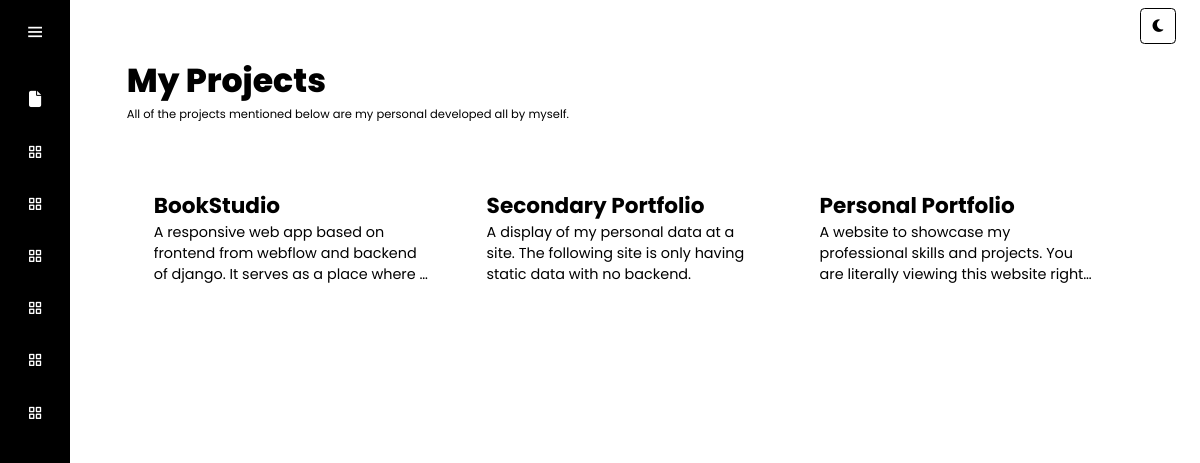
/projects/?q=1, run on the app's committed database.
### main/models.py (models this page shows, shortened)
class Tags(models.Model):
    id = models.AutoField(primary_key=True)
    name = models.CharField(max_length=200)
    img = models.CharField(max_length=200)

class Projects(models.Model):
    id = models.AutoField(primary_key=True)
    name = models.CharField(max_length=200)
    description = models.TextField()
    tools = models.TextField()
    tags = models.ManyToManyField(Tags,null=True,related_name='tags')
    image_path = models.ImageField(upload_to='files/images')
    report_path = models.FileField(upload_to='files/report',blank=True)
    priority = models.IntegerField(default=0)
    live_link = models.URLField(null=True,blank=True)
    git_link = models.URLField(null=True,blank=True)
    target = models.TextField(null=True,blank=True,default='web')

### main/views.py (the view)
# urls.py: path('projects/',views.Portfolio,name='projects'),
def Portfolio(request):
    tags = Tags.objects.all()
    if request.GET.get('q')==None:
        projects = Projects.objects.order_by('-priority')
    else:
        q=request.GET.get('q')
        projects = Projects.objects.filter(
            tags=q
        )
    context = {'projects':projects,'tags':tags}
    return render(request,'portfolio.html',context)

### main/templates/portfolio.html (shortened to what this page needs)
<!DOCTYPE html>
{% load static %}
<html lang="en" dir="ltr">
  <head>
    <link rel="stylesheet" href="{% static 'styles/second.css' %}">
    <link rel="stylesheet" href="https://cdnjs.cloudflare.com/ajax/libs/font-awesome/6.3.0/css/all.min.css">
    <link href='https://unpkg.com/boxicons@2.0.7/css/boxicons.min.css' rel='stylesheet'>
   </head>
<body onload=zoom()>
  <div class="sidebar">
    <div class="logo-details">
        <i class='bx bx-menu' id="btn" ></i>
    </div>
    <ul class="nav-list">
        <li>
            <a href="{% url 'projects' %}">
                <i class="fa-solid fa-file"></i>
            </a>
        </li>
        {% for i in tags %}
      <li>
        <a href="{% url 'projects' %}?q={{i.id}}">
          <i class='{{i.img}}'></i>
        </a>
      </li>
      {% endfor %}
    </ul>
  </div>
  <section class="home-section">
    <div class="box1">
      <div class="text">My Projects</div>
      <p class="ssp">All of the projects mentioned below are my personal developed all by myself.</p>
      <div class="container">
          {% for i in projects %}
        <a href="{% url 'final' i.id %}" style="text-decoration: none;">
        <div class="box">
          <h2>{{i.name}}</h2>
          <div class="pop">{{i.description}}</div>
        </div>
        </a>
        {% endfor %}
      </div>
    </div>
  </section>
  <div id="switch" class="switch" onclick="switchtheme()">
    <i class="fa-solid fa-moon"></i>
  </div>
</body>
</html>

### main/static/styles/second.css (style rules this page uses)
* { margin: 0; padding: 0; box-sizing: border-box; font-family: "Poppins" , sans-serif; }
html { scroll-behavior: smooth; }
:root { --fonta: 3.5rem; --fontb: 2.3rem; --fontc:1.2rem; --fontd:0.8rem; --black:#000000; --white:#FFFFFF; --sub: rgb(6, 201, 240); --fonta: 3.5rem; --fontb: 2.3rem; --fontc:1.2rem; --fontd:0.8rem; --suba:var(--black); --subb:var(--black); }
.sidebar { position: fixed; left: 0; top: 0; height: 100%; width: 78px; background: var(--black); padding: 6px 14px; z-index: 99; transition: all 0.5s ease; }
.sidebar .logo-details { height: 60px; display: flex; align-items: center; position: relative; }
.sidebar .logo-details #btn { position: absolute; top: 50%; right: 0; transform: translateY(-50%); font-size: 22px; transition: all 0.4s ease; font-size: 23px; text-align: center; cursor: pointer; transition: all 0.5s ease; }
.sidebar i { color: var(--white); height: 60px; min-width: 50px; font-size: 28px; text-align: center; line-height: 60px; }
.sidebar .nav-list { margin-top: 20px; height: 100%; }
.sidebar li { position: relative; margin: 8px 0; list-style: none; }
.sidebar li a { display: flex; height: 100%; width: 100%; border-radius: 12px; align-items: center; text-decoration: none; transition: all 0.4s ease; background: var(--black); }
.sidebar li i { height: 50px; line-height: 50px; font-size: 18px; border-radius: 12px; }
.home-section { position: relative; background: var(--white); min-height: 100vh; top: 0; left: 78px; width: calc(100% - 78px); transition: all 0.5s ease; z-index: 2; }
.home-section .text { display: inline-block; color: var(--black); font-size: var(--fontb); font-weight: 800; }
.ssp { font-size: var(--fontd); color: var(--black); }
.box1 { padding: 5%; }
.switch { position: fixed; top: 1%; right: 2%; display: flex; justify-content: center; align-items: center; color: var(--black); border-radius: 5px; border-style: solid; border-width: 2px; border-color: var(--black); cursor: pointer; width: 2.5rem; height: 2.5rem; z-index: 1000; }
.container { margin: 20px auto; display:grid; grid-template-columns: repeat(4, minmax(0, 1fr)); grid-column-gap: 40px; }
.container .box { width: 100%; margin: 0 0 20px; padding: 10px; overflow: hidden; background: var(--white); break-inside: avoid; color: var(--black); }
.pop { overflow: hidden; text-overflow: ellipsis; display: -webkit-box; -webkit-line-clamp: 3; -webkit-box-orient: vertical; margin: 0; padding: 0 0 ; font-size: 16px; }
@media (max-width:1200px) { .container { grid-template-columns: repeat(3, minmax(0, 1fr)); width: calc(100% - 40px); box-sizing: border-box; padding: 20px 20px 20px 0; } }

### data on the page
Projects: name "BookStudio", description "A responsive web app based on frontend from webflow and backend of django. It serves as a place where…"
Projects: name "Secondary Portfolio", description "A display of my personal data at a site. The following site is only having static data with no backend."
Projects: name "Personal Portfolio", description "A website to showcase my professional skills and projects. You are literally viewing this website…"
